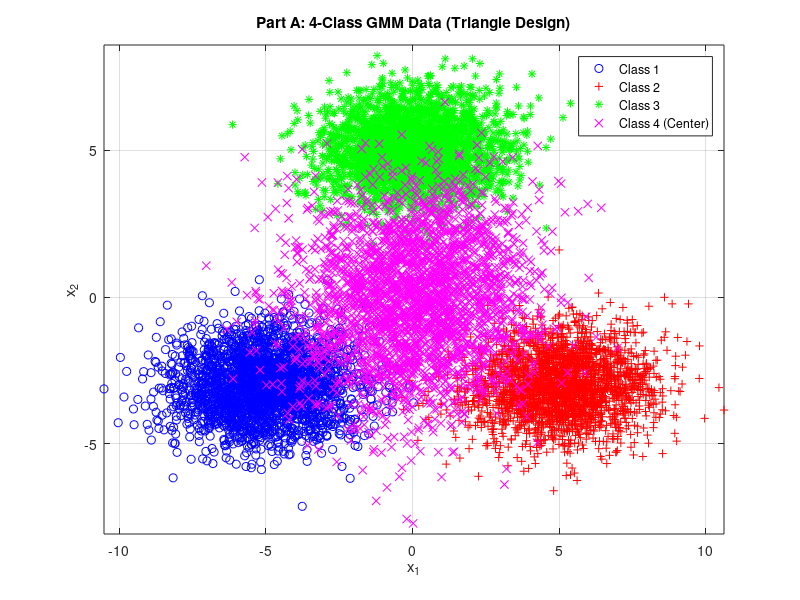

MATLAB code to generate this figure: (Note: this script raises an error after producing the figure.)
%{
                    EECE5644 FALL 2025 - ASSIGNMENT 1

                                QUESTION 2 
PART A: MINIMUM PROBABILITY OF ERROR CLASSIFICATION (0-1 LOSS, MAP
CLASSIFICATION)

%}

clear all, close all,

fprintf('\nPART A: MAP CLASSIFICATION\n');

% Creating Samples
n = 2;           % Data dimensionality
C = 4;           % Number of classes
N = 10000;       % Number of samples
p = ones(1,C)/C; % Class priors [0.25, 0.25, 0.25, 0.25]

% Mean vectors for Triangle design
mu(:,1) = [-5; -3]; % Class 1: bottom-left
mu(:,2) = [5; -3]; % Class 2: bottom-right
mu(:,3) = [0; 5]; % Class 3: top
mu(:,4) = [0; 0]; % Class 4: center (overlaps)

% Covariance matrices
Sigma(:,:,1) = [2.5  0.1; 0.1  1.0];
Sigma(:,:,2) = [2.5  0.1; 0.1  1.0];  
Sigma(:,:,3) = [2.5  0.1; 0.1  1.0];  
Sigma(:,:,4) = [4.0  0.2; 0.2  4.0];
               
fprintf('GMM Configuration:\n'); 
fprintf('  Classes: %d  |  Samples: %d  |  Dimensions: %d\n', C, N, n);
fprintf('  Class priors: [%.2f, %.2f, %.2f, %.2f]\n', p);
fprintf('  Design: Triangle (Classes 1,2,3) + Center (Class 4)\n\n');


% Generate Data - Based on sample code (generateDataFromGMM.m)
label = zeros(1,N);
u = rand(1,N); 
thresholds = [0, cumsum(p)];

for l = 1:C
    indl = find(thresholds(l) < u & u <= thresholds(l+1));
    label(indl) = l;
end

Nc = zeros(C,1);
for l = 1:C
    Nc(l) = length(find(label==l));
end

x = zeros(n,N);
for l = 1:C
    x(:,label==l) = mvnrnd(mu(:,l), Sigma(:,:,l), Nc(l))';
end

% Display data generated
figure(1), clf,
plot(x(1,label==1), x(2,label==1), 'ob'); hold on;
plot(x(1,label==2), x(2,label==2), '+r'); 
plot(x(1,label==3), x(2,label==3), '*g'); 
plot(x(1,label==4), x(2,label==4), 'xm'); 
axis equal, grid on,
xlabel('x_1'), ylabel('x_2');
title('Part A: 4-Class GMM Data (Triangle Design)');
legend('Class 1', 'Class 2', 'Class 3', 'Class 4 (Center)');

% Compute Class-Conditional Likelihoods - Based on sample code (ERMwithClabels.m)
pxgivenl = zeros(C,N);
for l = 1:C
    pxgivenl(l,:) = evalGaussian(x, mu(:,l), Sigma(:,:,l));
end

% Compute Class Posteriors - Based on sample code (ERMwithClabels.m)
px = p * pxgivenl;
classPosteriors = pxgivenl .* repmat(p', 1, N) ./ repmat(px, C, 1);

% 0-1 Loss Matrix
lambda = ones(C,C) - eye(C);

% Expected Risks and MAP Decision - Based on sample code (ERMwithClabels.m)
expectedRisks = lambda * classPosteriors;
[~, decisions_A] = min(expectedRisks, [], 1);

% Confusion Matrix - Based on sample code (ERMwithClabels.m)
ConfusionMatrix_A = zeros(C,C);
for d = 1:C
    for l = 1:C
        ind_dl = find(decisions_A==d & label==l);
        ConfusionMatrix_A(d,l) = length(ind_dl) / Nc(l);
    end
end

fprintf('Confusion Matrix P(D=d|L=l):\n');
fprintf('       L=1    L=2    L=3    L=4\n');
for d = 1:C
    fprintf('D=%d: ', d);
    fprintf(' %.4f', ConfusionMatrix_A(d,:));
    fprintf('\n');
end

% P(error)
Perror_A = sum(decisions_A ~= label) / N;
fprintf('\nP(error) = %.4f\n', Perror_A);
fprintf('Accuracy = %.2f%%\n\n', 100*(1-Perror_A));

% Visualization - Adapted from sample code (ERMwithClabels.m)
figure(2), clf,
mShapes = 'o+*x';
for d = 1:C
    for l = 1:C
        ind_dl = find(decisions_A==d & label==l);
        if d == l
            plot(x(1,ind_dl), x(2,ind_dl), ['g' mShapes(l)], 'MarkerSize', 4); 
        else
            plot(x(1,ind_dl), x(2,ind_dl), ['r' mShapes(l)], 'MarkerSize', 8);
        end
        hold on;
    end
end
axis equal, grid on,
xlabel('x_1'), ylabel('x_2');
title('Part A: MAP Classification');
legend('Correct', 'Incorrect', 'Location', 'best');

%{
PART B: ERM CLASSIFICATION WITH ASYMMETRIC LOSS MATRIX
%}

fprintf('\nPART B: ERM WITH ASYMMETRIC LOSS\n');

% Given Loss Matrix (from assignment PDF)
lambda = [0  10  10 100;
          1   0  10 100;
          1   1   0 100;
          1   1   1   0];

fprintf('Loss Matrix:\n');
disp(lambda);

% Expected Risks and ERM Decision - Based on sample code (ERMwithClabels.m)
expectedRisks = lambda * classPosteriors;
[~, decisions_B] = min(expectedRisks, [], 1);

% Confusion Matrix - Based on sample code (ERMwithClabels.m)
ConfusionMatrix_B = zeros(C,C);
for d = 1:C
    for l = 1:C
        ind_dl = find(decisions_B==d & label==l);
        ConfusionMatrix_B(d,l) = length(ind_dl) / Nc(l);
    end
end

fprintf('Confusion Matrix P(D=d|L=l):\n');
fprintf('       L=1    L=2    L=3    L=4\n');
for d = 1:C
    fprintf('D=%d: ', d);
    fprintf(' %.4f', ConfusionMatrix_B(d,:));
    fprintf('\n');
end
fprintf('\n');

% Calculate Expected Risk (Average Loss) - Based on sample code (expectedLossSampleEstimate.txt)
actualLoss = zeros(1,N);
for i = 1:N
    actualLoss(i) = lambda(decisions_B(i), label(i));
end
averageRisk = mean(actualLoss);

fprintf('Minimum Expected Risk (Sample Average): %.4f\n\n', averageRisk);

% Comparison: Part A vs Part B - adapted from discussion with Claude
fprintf(' PART A vs PART B COMPARISON\n');
fprintf('Class 4 Accuracy:\n');
fprintf('  Part A: %.4f    Part B: %.4f    Change: %+.4f\n', ...
    ConfusionMatrix_A(4,4), ConfusionMatrix_B(4,4), ...
    ConfusionMatrix_B(4,4)-ConfusionMatrix_A(4,4));

fprintf('\nOther Classes:\n');
for l = 1:3
    fprintf('  Class %d: %.4f → %.4f  (Change: %+.4f)\n', l, ...
        ConfusionMatrix_A(l,l), ConfusionMatrix_B(l,l), ...
        ConfusionMatrix_B(l,l)-ConfusionMatrix_A(l,l));
end

numChanges = sum(decisions_A ~= decisions_B);
fprintf('\nDecisions changed: %d (%.2f%% of samples)\n\n', numChanges, 100*numChanges/N);

% Visualization - Adapted from sample code (ERMwithClabels.m)
figure(3), clf,
mShapes = 'o+*x';
for d = 1:C
    for l = 1:C
        ind_dl = find(decisions_B==d & label==l);
        if d == l
            plot(x(1,ind_dl), x(2,ind_dl), ['g' mShapes(l)], 'MarkerSize', 4); 
        else
            plot(x(1,ind_dl), x(2,ind_dl), ['r' mShapes(l)], 'MarkerSize', 8);
        end
        hold on;
    end
end
axis equal, grid on,
xlabel('x_1'), ylabel('x_2');
title('Part B: ERM with Asymmetric Loss');
legend('Correct', 'Incorrect', 'Location', 'best');

% Add average risk annotation - Utilized suggestions from Copilot
text(min(x(1,:)), max(x(2,:)), sprintf('Avg Risk = %.4f', averageRisk), ...
     'VerticalAlignment', 'top', 'FontSize', 12, 'FontWeight', 'bold', ...
     'BackgroundColor', 'white');

% Side-by-side comparison - adapted from discussion with Claude
figure(4), clf,
subplot(1,2,1);
for d = 1:C
    for l = 1:C
        ind_dl = find(decisions_A==d & label==l);
        if d == l
            plot(x(1,ind_dl), x(2,ind_dl), ['g' mShapes(l)], 'MarkerSize', 4); 
        else
            plot(x(1,ind_dl), x(2,ind_dl), ['r' mShapes(l)], 'MarkerSize', 8);
        end
        hold on;
    end
end
axis equal, grid on,
xlabel('x_1'), ylabel('x_2');
title(sprintf('Part A: 0-1 Loss\nP(error) = %.4f', Perror_A));

subplot(1,2,2);
for d = 1:C
    for l = 1:C
        ind_dl = find(decisions_B==d & label==l);
        if d == l
            plot(x(1,ind_dl), x(2,ind_dl), ['g' mShapes(l)], 'MarkerSize', 4); 
        else
            plot(x(1,ind_dl), x(2,ind_dl), ['r' mShapes(l)], 'MarkerSize', 8);
        end
        hold on;
    end
end
axis equal, grid on,
xlabel('x_1'), ylabel('x_2');
title(sprintf('Part B: Asymmetric Loss\nAvg Risk = %.4f', averageRisk));

sgtitle('Comparison: MAP (Part A) vs ERM with Asymmetric Loss (Part B)');

%Code for function was taken from sample code (evalGaussian.m)
function g = evalGaussian(x,mu,Sigma)
% Evaluates the Gaussian pdf N(mu,Sigma) at each column of X
[n,N] = size(x);
C = ((2*pi)^n * det(Sigma))^(-1/2);
E = -0.5*sum((x-repmat(mu,1,N)).*(inv(Sigma)*(x-repmat(mu,1,N))),1);
g = C*exp(E);
end